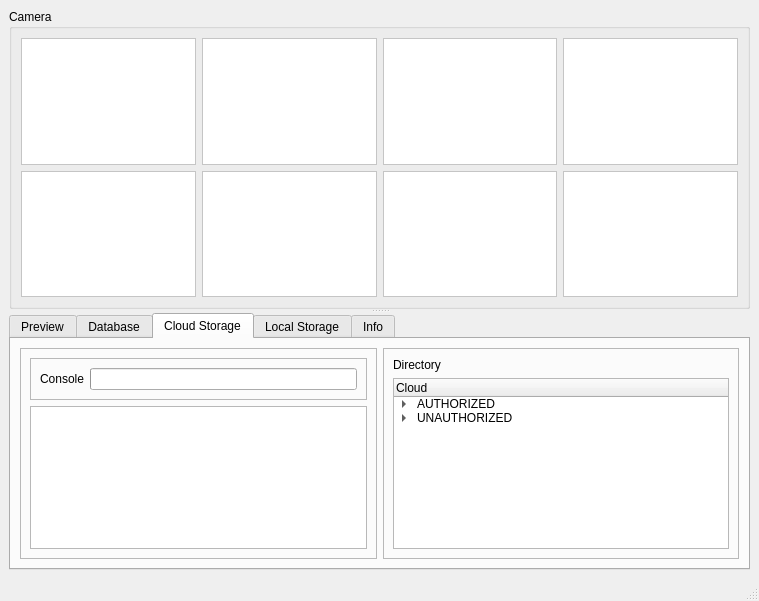
<?xml version="1.0" encoding="UTF-8"?>
<ui version="4.0">
 <class>MainWindow</class>
 <widget class="QMainWindow" name="MainWindow">
  <property name="windowModality">
   <enum>Qt::NonModal</enum>
  </property>
  <property name="geometry">
   <rect>
    <x>0</x>
    <y>0</y>
    <width>759</width>
    <height>601</height>
   </rect>
  </property>
  <property name="windowTitle">
   <string>AL-TECHNOLOGIES</string>
  </property>
  <widget class="QWidget" name="centralwidget">
   <layout class="QGridLayout" name="gridLayout">
    <item row="0" column="0">
     <widget class="QSplitter" name="splitter">
      <property name="orientation">
       <enum>Qt::Vertical</enum>
      </property>
      <widget class="QGroupBox" name="groupBox">
       <property name="sizePolicy">
        <sizepolicy hsizetype="Preferred" vsizetype="Preferred">
         <horstretch>0</horstretch>
         <verstretch>1</verstretch>
        </sizepolicy>
       </property>
       <property name="minimumSize">
        <size>
         <width>0</width>
         <height>300</height>
        </size>
       </property>
       <property name="font">
        <font>
         <family>Segoe UI</family>
         <pointsize>9</pointsize>
        </font>
       </property>
       <property name="autoFillBackground">
        <bool>false</bool>
       </property>
       <property name="title">
        <string>Camera</string>
       </property>
       <property name="flat">
        <bool>false</bool>
       </property>
       <property name="checkable">
        <bool>false</bool>
       </property>
       <layout class="QGridLayout" name="gridLayout_2">
        <item row="0" column="3">
         <widget class="QLabel" name="camWindow4">
          <property name="sizePolicy">
           <sizepolicy hsizetype="Ignored" vsizetype="Ignored">
            <horstretch>0</horstretch>
            <verstretch>0</verstretch>
           </sizepolicy>
          </property>
          <property name="styleSheet">
           <string notr="true">background-color: white;</string>
          </property>
          <property name="frameShape">
           <enum>QFrame::StyledPanel</enum>
          </property>
          <property name="text">
           <string/>
          </property>
          <property name="scaledContents">
           <bool>true</bool>
          </property>
         </widget>
        </item>
        <item row="0" column="2">
         <widget class="QLabel" name="camWindow3">
          <property name="sizePolicy">
           <sizepolicy hsizetype="Ignored" vsizetype="Ignored">
            <horstretch>0</horstretch>
            <verstretch>0</verstretch>
           </sizepolicy>
          </property>
          <property name="styleSheet">
           <string notr="true">background-color: white;</string>
          </property>
          <property name="frameShape">
           <enum>QFrame::StyledPanel</enum>
          </property>
          <property name="text">
           <string/>
          </property>
          <property name="scaledContents">
           <bool>true</bool>
          </property>
         </widget>
        </item>
        <item row="1" column="0">
         <widget class="QLabel" name="camWindow5">
          <property name="sizePolicy">
           <sizepolicy hsizetype="Ignored" vsizetype="Ignored">
            <horstretch>0</horstretch>
            <verstretch>0</verstretch>
           </sizepolicy>
          </property>
          <property name="styleSheet">
           <string notr="true">background-color: white;</string>
          </property>
          <property name="frameShape">
           <enum>QFrame::StyledPanel</enum>
          </property>
          <property name="text">
           <string/>
          </property>
          <property name="scaledContents">
           <bool>true</bool>
          </property>
         </widget>
        </item>
        <item row="0" column="0">
         <widget class="QLabel" name="camWindow1">
          <property name="sizePolicy">
           <sizepolicy hsizetype="Ignored" vsizetype="Ignored">
            <horstretch>0</horstretch>
            <verstretch>0</verstretch>
           </sizepolicy>
          </property>
          <property name="styleSheet">
           <string notr="true">background-color: white;</string>
          </property>
          <property name="frameShape">
           <enum>QFrame::StyledPanel</enum>
          </property>
          <property name="text">
           <string/>
          </property>
          <property name="scaledContents">
           <bool>true</bool>
          </property>
         </widget>
        </item>
        <item row="1" column="1">
         <widget class="QLabel" name="camWindow6">
          <property name="sizePolicy">
           <sizepolicy hsizetype="Ignored" vsizetype="Ignored">
            <horstretch>0</horstretch>
            <verstretch>0</verstretch>
           </sizepolicy>
          </property>
          <property name="styleSheet">
           <string notr="true">background-color: white;</string>
          </property>
          <property name="frameShape">
           <enum>QFrame::StyledPanel</enum>
          </property>
          <property name="text">
           <string/>
          </property>
          <property name="scaledContents">
           <bool>true</bool>
          </property>
         </widget>
        </item>
        <item row="0" column="1">
         <widget class="QLabel" name="camWindow2">
          <property name="sizePolicy">
           <sizepolicy hsizetype="Ignored" vsizetype="Ignored">
            <horstretch>0</horstretch>
            <verstretch>0</verstretch>
           </sizepolicy>
          </property>
          <property name="styleSheet">
           <string notr="true">background-color: white;</string>
          </property>
          <property name="frameShape">
           <enum>QFrame::StyledPanel</enum>
          </property>
          <property name="text">
           <string/>
          </property>
          <property name="scaledContents">
           <bool>true</bool>
          </property>
         </widget>
        </item>
        <item row="1" column="2">
         <widget class="QLabel" name="camWindow7">
          <property name="sizePolicy">
           <sizepolicy hsizetype="Ignored" vsizetype="Ignored">
            <horstretch>0</horstretch>
            <verstretch>0</verstretch>
           </sizepolicy>
          </property>
          <property name="styleSheet">
           <string notr="true">background-color: white;</string>
          </property>
          <property name="frameShape">
           <enum>QFrame::StyledPanel</enum>
          </property>
          <property name="text">
           <string/>
          </property>
          <property name="scaledContents">
           <bool>true</bool>
          </property>
         </widget>
        </item>
        <item row="1" column="3">
         <widget class="QLabel" name="camWindow8">
          <property name="sizePolicy">
           <sizepolicy hsizetype="Ignored" vsizetype="Ignored">
            <horstretch>0</horstretch>
            <verstretch>0</verstretch>
           </sizepolicy>
          </property>
          <property name="palette">
           <palette>
            <active>
             <colorrole role="WindowText">
              <brush brushstyle="SolidPattern">
               <color alpha="255">
                <red>0</red>
                <green>0</green>
                <blue>0</blue>
               </color>
              </brush>
             </colorrole>
             <colorrole role="Button">
              <brush brushstyle="SolidPattern">
               <color alpha="255">
                <red>255</red>
                <green>255</green>
                <blue>255</blue>
               </color>
              </brush>
             </colorrole>
             <colorrole role="Light">
              <brush brushstyle="SolidPattern">
               <color alpha="255">
                <red>255</red>
                <green>255</green>
                <blue>255</blue>
               </color>
              </brush>
             </colorrole>
             <colorrole role="Midlight">
              <brush brushstyle="SolidPattern">
               <color alpha="255">
                <red>255</red>
                <green>255</green>
                <blue>255</blue>
               </color>
              </brush>
             </colorrole>
             <colorrole role="Dark">
              <brush brushstyle="SolidPattern">
               <color alpha="255">
                <red>127</red>
                <green>127</green>
                <blue>127</blue>
               </color>
              </brush>
             </colorrole>
             <colorrole role="Mid">
              <brush brushstyle="SolidPattern">
               <color alpha="255">
                <red>170</red>
                <green>170</green>
                <blue>170</blue>
               </color>
              </brush>
             </colorrole>
             <colorrole role="Text">
              <brush brushstyle="SolidPattern">
               <color alpha="255">
                <red>0</red>
                <green>0</green>
                <blue>0</blue>
               </color>
              </brush>
             </colorrole>
             <colorrole role="BrightText">
              <brush brushstyle="SolidPattern">
               <color alpha="255">
                <red>255</red>
                <green>255</green>
                <blue>255</blue>
               </color>
              </brush>
             </colorrole>
             <colorrole role="ButtonText">
              <brush brushstyle="SolidPattern">
               <color alpha="255">
                <red>0</red>
                <green>0</green>
                <blue>0</blue>
               </color>
              </brush>
             </colorrole>
             <colorrole role="Base">
              <brush brushstyle="SolidPattern">
               <color alpha="255">
                <red>255</red>
                <green>255</green>
                <blue>255</blue>
               </color>
              </brush>
             </colorrole>
             <colorrole role="Window">
              <brush brushstyle="SolidPattern">
               <color alpha="255">
                <red>255</red>
                <green>255</green>
                <blue>255</blue>
               </color>
              </brush>
             </colorrole>
             <colorrole role="Shadow">
              <brush brushstyle="SolidPattern">
               <color alpha="255">
                <red>0</red>
                <green>0</green>
                <blue>0</blue>
               </color>
              </brush>
             </colorrole>
             <colorrole role="AlternateBase">
              <brush brushstyle="SolidPattern">
               <color alpha="255">
                <red>255</red>
                <green>255</green>
                <blue>255</blue>
               </color>
              </brush>
             </colorrole>
             <colorrole role="ToolTipBase">
              <brush brushstyle="SolidPattern">
               <color alpha="255">
                <red>255</red>
                <green>255</green>
                <blue>220</blue>
               </color>
              </brush>
             </colorrole>
             <colorrole role="ToolTipText">
              <brush brushstyle="SolidPattern">
               <color alpha="255">
                <red>0</red>
                <green>0</green>
                <blue>0</blue>
               </color>
              </brush>
             </colorrole>
            </active>
            <inactive>
             <colorrole role="WindowText">
              <brush brushstyle="SolidPattern">
               <color alpha="255">
                <red>0</red>
                <green>0</green>
                <blue>0</blue>
               </color>
              </brush>
             </colorrole>
             <colorrole role="Button">
              <brush brushstyle="SolidPattern">
               <color alpha="255">
                <red>255</red>
                <green>255</green>
                <blue>255</blue>
               </color>
              </brush>
             </colorrole>
             <colorrole role="Light">
              <brush brushstyle="SolidPattern">
               <color alpha="255">
                <red>255</red>
                <green>255</green>
                <blue>255</blue>
               </color>
              </brush>
             </colorrole>
             <colorrole role="Midlight">
              <brush brushstyle="SolidPattern">
               <color alpha="255">
                <red>255</red>
                <green>255</green>
                <blue>255</blue>
               </color>
              </brush>
             </colorrole>
             <colorrole role="Dark">
              <brush brushstyle="SolidPattern">
               <color alpha="255">
                <red>127</red>
                <green>127</green>
                <blue>127</blue>
               </color>
              </brush>
             </colorrole>
             <colorrole role="Mid">
              <brush brushstyle="SolidPattern">
               <color alpha="255">
                <red>170</red>
                <green>170</green>
                <blue>170</blue>
               </color>
              </brush>
             </colorrole>
             <colorrole role="Text">
              <brush brushstyle="SolidPattern">
               <color alpha="255">
                <red>0</red>
                <green>0</green>
                <blue>0</blue>
               </color>
              </brush>
             </colorrole>
             <colorrole role="BrightText">
              <brush brushstyle="SolidPattern">
               <color alpha="255">
                <red>255</red>
                <green>255</green>
                <blue>255</blue>
               </color>
              </brush>
             </colorrole>
             <colorrole role="ButtonText">
              <brush brushstyle="SolidPattern">
               <color alpha="255">
                <red>0</red>
                <green>0</green>
                <blue>0</blue>
               </color>
              </brush>
             </colorrole>
             <colorrole role="Base">
              <brush brushstyle="SolidPattern">
               <color alpha="255">
                <red>255</red>
                <green>255</green>
                <blue>255</blue>
               </color>
              </brush>
             </colorrole>
             <colorrole role="Window">
              <brush brushstyle="SolidPattern">
               <color alpha="255">
                <red>255</red>
                <green>255</green>
                <blue>255</blue>
               </color>
              </brush>
             </colorrole>
             <colorrole role="Shadow">
              <brush brushstyle="SolidPattern">
               <color alpha="255">
                <red>0</red>
                <green>0</green>
                <blue>0</blue>
               </color>
              </brush>
             </colorrole>
             <colorrole role="AlternateBase">
              <brush brushstyle="SolidPattern">
               <color alpha="255">
                <red>255</red>
                <green>255</green>
                <blue>255</blue>
               </color>
              </brush>
             </colorrole>
             <colorrole role="ToolTipBase">
              <brush brushstyle="SolidPattern">
               <color alpha="255">
                <red>255</red>
                <green>255</green>
                <blue>220</blue>
               </color>
              </brush>
             </colorrole>
             <colorrole role="ToolTipText">
              <brush brushstyle="SolidPattern">
               <color alpha="255">
                <red>0</red>
                <green>0</green>
                <blue>0</blue>
               </color>
              </brush>
             </colorrole>
            </inactive>
            <disabled>
             <colorrole role="WindowText">
              <brush brushstyle="SolidPattern">
               <color alpha="255">
                <red>127</red>
                <green>127</green>
                <blue>127</blue>
               </color>
              </brush>
             </colorrole>
             <colorrole role="Button">
              <brush brushstyle="SolidPattern">
               <color alpha="255">
                <red>255</red>
                <green>255</green>
                <blue>255</blue>
               </color>
              </brush>
             </colorrole>
             <colorrole role="Light">
              <brush brushstyle="SolidPattern">
               <color alpha="255">
                <red>255</red>
                <green>255</green>
                <blue>255</blue>
               </color>
              </brush>
             </colorrole>
             <colorrole role="Midlight">
              <brush brushstyle="SolidPattern">
               <color alpha="255">
                <red>255</red>
                <green>255</green>
                <blue>255</blue>
               </color>
              </brush>
             </colorrole>
             <colorrole role="Dark">
              <brush brushstyle="SolidPattern">
               <color alpha="255">
                <red>127</red>
                <green>127</green>
                <blue>127</blue>
               </color>
              </brush>
             </colorrole>
             <colorrole role="Mid">
              <brush brushstyle="SolidPattern">
               <color alpha="255">
                <red>170</red>
                <green>170</green>
                <blue>170</blue>
               </color>
              </brush>
             </colorrole>
             <colorrole role="Text">
              <brush brushstyle="SolidPattern">
               <color alpha="255">
                <red>127</red>
                <green>127</green>
                <blue>127</blue>
               </color>
              </brush>
             </colorrole>
             <colorrole role="BrightText">
              <brush brushstyle="SolidPattern">
               <color alpha="255">
                <red>255</red>
                <green>255</green>
                <blue>255</blue>
               </color>
              </brush>
             </colorrole>
             <colorrole role="ButtonText">
              <brush brushstyle="SolidPattern">
               <color alpha="255">
                <red>127</red>
                <green>127</green>
                <blue>127</blue>
               </color>
              </brush>
             </colorrole>
             <colorrole role="Base">
              <brush brushstyle="SolidPattern">
               <color alpha="255">
                <red>255</red>
                <green>255</green>
                <blue>255</blue>
               </color>
              </brush>
             </colorrole>
             <colorrole role="Window">
              <brush brushstyle="SolidPattern">
               <color alpha="255">
                <red>255</red>
                <green>255</green>
                <blue>255</blue>
               </color>
              </brush>
             </colorrole>
             <colorrole role="Shadow">
              <brush brushstyle="SolidPattern">
               <color alpha="255">
                <red>0</red>
                <green>0</green>
                <blue>0</blue>
               </color>
              </brush>
             </colorrole>
             <colorrole role="AlternateBase">
              <brush brushstyle="SolidPattern">
               <color alpha="255">
                <red>255</red>
                <green>255</green>
                <blue>255</blue>
               </color>
              </brush>
             </colorrole>
             <colorrole role="ToolTipBase">
              <brush brushstyle="SolidPattern">
               <color alpha="255">
                <red>255</red>
                <green>255</green>
                <blue>220</blue>
               </color>
              </brush>
             </colorrole>
             <colorrole role="ToolTipText">
              <brush brushstyle="SolidPattern">
               <color alpha="255">
                <red>0</red>
                <green>0</green>
                <blue>0</blue>
               </color>
              </brush>
             </colorrole>
            </disabled>
           </palette>
          </property>
          <property name="styleSheet">
           <string notr="true">background-color: white;</string>
          </property>
          <property name="frameShape">
           <enum>QFrame::StyledPanel</enum>
          </property>
          <property name="frameShadow">
           <enum>QFrame::Plain</enum>
          </property>
          <property name="text">
           <string/>
          </property>
          <property name="scaledContents">
           <bool>true</bool>
          </property>
         </widget>
        </item>
       </layout>
      </widget>
      <widget class="QTabWidget" name="tabWidget">
       <property name="sizePolicy">
        <sizepolicy hsizetype="Expanding" vsizetype="Expanding">
         <horstretch>0</horstretch>
         <verstretch>0</verstretch>
        </sizepolicy>
       </property>
       <property name="font">
        <font>
         <family>Segoe UI</family>
         <pointsize>9</pointsize>
        </font>
       </property>
       <property name="currentIndex">
        <number>2</number>
       </property>
       <widget class="QWidget" name="tab">
        <attribute name="title">
         <string>Preview</string>
        </attribute>
        <layout class="QHBoxLayout" name="horizontalLayout">
         <item>
          <widget class="QFrame" name="frame">
           <property name="frameShape">
            <enum>QFrame::StyledPanel</enum>
           </property>
           <property name="frameShadow">
            <enum>QFrame::Raised</enum>
           </property>
           <layout class="QGridLayout" name="gridLayout_3">
            <item row="0" column="0">
             <widget class="QLabel" name="label">
              <property name="text">
               <string>Neural Network Information</string>
              </property>
             </widget>
            </item>
            <item row="1" column="0">
             <widget class="QTextEdit" name="txt_log">
              <property name="readOnly">
               <bool>true</bool>
              </property>
             </widget>
            </item>
           </layout>
          </widget>
         </item>
        </layout>
       </widget>
       <widget class="QWidget" name="tab_5">
        <attribute name="title">
         <string>Database</string>
        </attribute>
        <layout class="QGridLayout" name="gridLayout_6">
         <item row="0" column="0">
          <widget class="QGroupBox" name="groupBox_2">
           <property name="title">
            <string>Actions</string>
           </property>
           <layout class="QGridLayout" name="gridLayout_5">
            <item row="1" column="0">
             <widget class="QPushButton" name="btn_EditIdentity">
              <property name="text">
               <string>Edit Existing Identity</string>
              </property>
             </widget>
            </item>
            <item row="2" column="0">
             <widget class="QPushButton" name="btn_TrainIdentity">
              <property name="text">
               <string>Train Neural Network</string>
              </property>
             </widget>
            </item>
            <item row="0" column="0">
             <widget class="QPushButton" name="btn_RegisterIdentity">
              <property name="text">
               <string>Register New Identity</string>
              </property>
             </widget>
            </item>
            <item row="3" column="0">
             <widget class="QPushButton" name="btn_EraseIdentity">
              <property name="text">
               <string>Erase Existing Identity</string>
              </property>
             </widget>
            </item>
            <item row="4" column="0">
             <spacer name="verticalSpacer">
              <property name="orientation">
               <enum>Qt::Vertical</enum>
              </property>
              <property name="sizeHint" stdset="0">
               <size>
                <width>20</width>
                <height>40</height>
               </size>
              </property>
             </spacer>
            </item>
           </layout>
          </widget>
         </item>
         <item row="0" column="1">
          <widget class="QFrame" name="frame_2">
           <property name="frameShape">
            <enum>QFrame::StyledPanel</enum>
           </property>
           <property name="frameShadow">
            <enum>QFrame::Raised</enum>
           </property>
           <layout class="QGridLayout" name="gridLayout_4">
            <item row="2" column="0">
             <widget class="QListView" name="listView"/>
            </item>
            <item row="1" column="0">
             <widget class="QLabel" name="label_2">
              <property name="text">
               <string>Authorized Identities</string>
              </property>
             </widget>
            </item>
           </layout>
          </widget>
         </item>
        </layout>
       </widget>
       <widget class="QWidget" name="tab_3">
        <attribute name="title">
         <string>Cloud Storage</string>
        </attribute>
        <layout class="QGridLayout" name="gridLayout_9">
         <item row="0" column="0">
          <widget class="QFrame" name="frame_4">
           <property name="frameShape">
            <enum>QFrame::StyledPanel</enum>
           </property>
           <property name="frameShadow">
            <enum>QFrame::Raised</enum>
           </property>
           <layout class="QGridLayout" name="gridLayout_8">
            <item row="1" column="0">
             <widget class="QTextEdit" name="textEdit_2">
              <property name="font">
               <font>
                <family>Consolas</family>
                <pointsize>9</pointsize>
               </font>
              </property>
              <property name="readOnly">
               <bool>true</bool>
              </property>
              <property name="html">
               <string>&lt;!DOCTYPE HTML PUBLIC &quot;-//W3C//DTD HTML 4.0//EN&quot; &quot;http://www.w3.org/TR/REC-html40/strict.dtd&quot;&gt;
&lt;html&gt;&lt;head&gt;&lt;meta name=&quot;qrichtext&quot; content=&quot;1&quot; /&gt;&lt;style type=&quot;text/css&quot;&gt;
p, li { white-space: pre-wrap; }
&lt;/style&gt;&lt;/head&gt;&lt;body style=&quot; font-family:'Consolas'; font-size:9pt; font-weight:400; font-style:normal;&quot;&gt;
&lt;p style=&quot;-qt-paragraph-type:empty; margin-top:0px; margin-bottom:0px; margin-left:0px; margin-right:0px; -qt-block-indent:0; text-indent:0px; font-size:12pt;&quot;&gt;&lt;br /&gt;&lt;/p&gt;&lt;/body&gt;&lt;/html&gt;</string>
              </property>
             </widget>
            </item>
            <item row="0" column="0">
             <widget class="QFrame" name="frame_8">
              <property name="frameShape">
               <enum>QFrame::StyledPanel</enum>
              </property>
              <property name="frameShadow">
               <enum>QFrame::Raised</enum>
              </property>
              <layout class="QGridLayout" name="gridLayout_17">
               <item row="0" column="0">
                <widget class="QLabel" name="label_4">
                 <property name="text">
                  <string>Console</string>
                 </property>
                </widget>
               </item>
               <item row="0" column="1">
                <widget class="QProgressBar" name="progressBar">
                 <property name="value">
                  <number>0</number>
                 </property>
                 <property name="textVisible">
                  <bool>false</bool>
                 </property>
                 <property name="invertedAppearance">
                  <bool>false</bool>
                 </property>
                </widget>
               </item>
              </layout>
             </widget>
            </item>
           </layout>
          </widget>
         </item>
         <item row="0" column="1">
          <widget class="QFrame" name="frame_3">
           <property name="frameShape">
            <enum>QFrame::StyledPanel</enum>
           </property>
           <property name="frameShadow">
            <enum>QFrame::Raised</enum>
           </property>
           <layout class="QGridLayout" name="gridLayout_7">
            <item row="2" column="0">
             <widget class="QTreeWidget" name="treeWidget">
              <column>
               <property name="text">
                <string>Cloud</string>
               </property>
              </column>
              <item>
               <property name="text">
                <string>AUTHORIZED</string>
               </property>
               <item>
                <property name="text">
                 <string>June 2018</string>
                </property>
                <item>
                 <property name="text">
                  <string>Image 1</string>
                 </property>
                </item>
                <item>
                 <property name="text">
                  <string>Image 2</string>
                 </property>
                </item>
               </item>
              </item>
              <item>
               <property name="text">
                <string>UNAUTHORIZED</string>
               </property>
               <item>
                <property name="text">
                 <string>June 2018</string>
                </property>
                <item>
                 <property name="text">
                  <string>Image 1</string>
                 </property>
                </item>
                <item>
                 <property name="text">
                  <string>Image 2</string>
                 </property>
                </item>
               </item>
               <item>
                <property name="text">
                 <string>July 2018</string>
                </property>
                <item>
                 <property name="text">
                  <string>Image 1</string>
                 </property>
                </item>
                <item>
                 <property name="text">
                  <string>Image 2</string>
                 </property>
                </item>
               </item>
              </item>
             </widget>
            </item>
            <item row="1" column="0">
             <widget class="QLabel" name="label_3">
              <property name="text">
               <string>Directory</string>
              </property>
             </widget>
            </item>
           </layout>
          </widget>
         </item>
        </layout>
       </widget>
       <widget class="QWidget" name="tab_4">
        <attribute name="title">
         <string>Local Storage</string>
        </attribute>
        <layout class="QGridLayout" name="gridLayout_12">
         <item row="0" column="2">
          <widget class="QFrame" name="frame_5">
           <property name="frameShape">
            <enum>QFrame::StyledPanel</enum>
           </property>
           <property name="frameShadow">
            <enum>QFrame::Raised</enum>
           </property>
           <layout class="QGridLayout" name="gridLayout_10">
            <item row="2" column="0">
             <widget class="QTreeWidget" name="treeWidget_2">
              <column>
               <property name="text">
                <string>Local</string>
               </property>
              </column>
              <item>
               <property name="text">
                <string>AUTHORIZED</string>
               </property>
               <item>
                <property name="text">
                 <string>June 2018</string>
                </property>
                <item>
                 <property name="text">
                  <string>Image 1</string>
                 </property>
                </item>
                <item>
                 <property name="text">
                  <string>Image 2</string>
                 </property>
                </item>
               </item>
              </item>
              <item>
               <property name="text">
                <string>UNAUTHORIZED</string>
               </property>
               <item>
                <property name="text">
                 <string>June 2018</string>
                </property>
                <item>
                 <property name="text">
                  <string>Image 1</string>
                 </property>
                </item>
                <item>
                 <property name="text">
                  <string>Image 2</string>
                 </property>
                </item>
               </item>
               <item>
                <property name="text">
                 <string>July 2018</string>
                </property>
                <item>
                 <property name="text">
                  <string>Image 1</string>
                 </property>
                </item>
                <item>
                 <property name="text">
                  <string>Image 2</string>
                 </property>
                </item>
               </item>
              </item>
             </widget>
            </item>
            <item row="1" column="0">
             <widget class="QLabel" name="label_5">
              <property name="text">
               <string>Directory</string>
              </property>
             </widget>
            </item>
           </layout>
          </widget>
         </item>
         <item row="0" column="1">
          <widget class="QFrame" name="frame_6">
           <property name="frameShape">
            <enum>QFrame::StyledPanel</enum>
           </property>
           <property name="frameShadow">
            <enum>QFrame::Raised</enum>
           </property>
           <layout class="QGridLayout" name="gridLayout_11">
            <item row="1" column="0">
             <widget class="QTextEdit" name="textEdit_3">
              <property name="font">
               <font>
                <family>Consolas</family>
                <pointsize>9</pointsize>
               </font>
              </property>
              <property name="readOnly">
               <bool>true</bool>
              </property>
              <property name="html">
               <string>&lt;!DOCTYPE HTML PUBLIC &quot;-//W3C//DTD HTML 4.0//EN&quot; &quot;http://www.w3.org/TR/REC-html40/strict.dtd&quot;&gt;
&lt;html&gt;&lt;head&gt;&lt;meta name=&quot;qrichtext&quot; content=&quot;1&quot; /&gt;&lt;style type=&quot;text/css&quot;&gt;
p, li { white-space: pre-wrap; }
&lt;/style&gt;&lt;/head&gt;&lt;body style=&quot; font-family:'Consolas'; font-size:9pt; font-weight:400; font-style:normal;&quot;&gt;
&lt;p style=&quot;-qt-paragraph-type:empty; margin-top:0px; margin-bottom:0px; margin-left:0px; margin-right:0px; -qt-block-indent:0; text-indent:0px; font-size:12pt;&quot;&gt;&lt;br /&gt;&lt;/p&gt;&lt;/body&gt;&lt;/html&gt;</string>
              </property>
             </widget>
            </item>
            <item row="2" column="0">
             <widget class="QPushButton" name="pushButton_5">
              <property name="text">
               <string>Update Cloud</string>
              </property>
             </widget>
            </item>
            <item row="0" column="0">
             <widget class="QFrame" name="frame_9">
              <property name="frameShape">
               <enum>QFrame::StyledPanel</enum>
              </property>
              <property name="frameShadow">
               <enum>QFrame::Raised</enum>
              </property>
              <layout class="QGridLayout" name="gridLayout_18">
               <item row="0" column="0">
                <widget class="QLabel" name="label_6">
                 <property name="text">
                  <string>Console</string>
                 </property>
                </widget>
               </item>
               <item row="0" column="1">
                <widget class="QProgressBar" name="progressBar_2">
                 <property name="value">
                  <number>0</number>
                 </property>
                 <property name="textVisible">
                  <bool>false</bool>
                 </property>
                </widget>
               </item>
              </layout>
             </widget>
            </item>
           </layout>
          </widget>
         </item>
        </layout>
       </widget>
       <widget class="QWidget" name="tab_2">
        <attribute name="title">
         <string>Info</string>
        </attribute>
        <layout class="QGridLayout" name="gridLayout_16">
         <item row="0" column="0">
          <widget class="QGroupBox" name="groupBox_3">
           <property name="title">
            <string>Statistics</string>
           </property>
           <layout class="QGridLayout" name="gridLayout_14">
            <item row="0" column="0">
             <widget class="QFrame" name="frame_7">
              <property name="font">
               <font>
                <family>Segoe UI</family>
                <pointsize>9</pointsize>
               </font>
              </property>
              <property name="frameShape">
               <enum>QFrame::StyledPanel</enum>
              </property>
              <property name="frameShadow">
               <enum>QFrame::Raised</enum>
              </property>
              <layout class="QGridLayout" name="gridLayout_13">
               <item row="2" column="1">
                <widget class="QLabel" name="label_14">
                 <property name="text">
                  <string>4 Camera Active</string>
                 </property>
                </widget>
               </item>
               <item row="0" column="0">
                <widget class="QLabel" name="label_8">
                 <property name="text">
                  <string>Runtime:</string>
                 </property>
                </widget>
               </item>
               <item row="0" column="1">
                <widget class="QLabel" name="label_7">
                 <property name="text">
                  <string>5 hrs 50 mins 10 sec</string>
                 </property>
                </widget>
               </item>
               <item row="1" column="1">
                <widget class="QLabel" name="label_13">
                 <property name="text">
                  <string>6 Authorized Identities</string>
                 </property>
                </widget>
               </item>
               <item row="1" column="0">
                <widget class="QLabel" name="label_11">
                 <property name="text">
                  <string>Total Number of Identities:</string>
                 </property>
                </widget>
               </item>
               <item row="2" column="0">
                <widget class="QLabel" name="label_9">
                 <property name="text">
                  <string>Number of Active Camera:</string>
                 </property>
                </widget>
               </item>
               <item row="4" column="0">
                <widget class="QLabel" name="label_12">
                 <property name="text">
                  <string>Internet Connection:</string>
                 </property>
                </widget>
               </item>
               <item row="3" column="0">
                <widget class="QLabel" name="label_10">
                 <property name="text">
                  <string>Unauthorized Identity Count:</string>
                 </property>
                </widget>
               </item>
               <item row="3" column="1">
                <widget class="QLabel" name="label_15">
                 <property name="text">
                  <string>126 Frames</string>
                 </property>
                </widget>
               </item>
               <item row="4" column="1">
                <widget class="QLabel" name="label_16">
                 <property name="text">
                  <string>Connected</string>
                 </property>
                </widget>
               </item>
               <item row="5" column="0">
                <spacer name="verticalSpacer_2">
                 <property name="orientation">
                  <enum>Qt::Vertical</enum>
                 </property>
                 <property name="sizeHint" stdset="0">
                  <size>
                   <width>20</width>
                   <height>40</height>
                  </size>
                 </property>
                </spacer>
               </item>
              </layout>
             </widget>
            </item>
           </layout>
          </widget>
         </item>
         <item row="0" column="1">
          <widget class="QGroupBox" name="groupBox_4">
           <property name="title">
            <string>Logs</string>
           </property>
           <layout class="QGridLayout" name="gridLayout_15">
            <item row="0" column="0">
             <widget class="QTextEdit" name="textEdit_4">
              <property name="font">
               <font>
                <family>Segoe UI</family>
                <pointsize>9</pointsize>
               </font>
              </property>
              <property name="readOnly">
               <bool>true</bool>
              </property>
              <property name="html">
               <string>&lt;!DOCTYPE HTML PUBLIC &quot;-//W3C//DTD HTML 4.0//EN&quot; &quot;http://www.w3.org/TR/REC-html40/strict.dtd&quot;&gt;
&lt;html&gt;&lt;head&gt;&lt;meta name=&quot;qrichtext&quot; content=&quot;1&quot; /&gt;&lt;style type=&quot;text/css&quot;&gt;
p, li { white-space: pre-wrap; }
&lt;/style&gt;&lt;/head&gt;&lt;body style=&quot; font-family:'Segoe UI'; font-size:9pt; font-weight:400; font-style:normal;&quot;&gt;
&lt;p style=&quot;-qt-paragraph-type:empty; margin-top:0px; margin-bottom:0px; margin-left:0px; margin-right:0px; -qt-block-indent:0; text-indent:0px;&quot;&gt;&lt;br /&gt;&lt;/p&gt;&lt;/body&gt;&lt;/html&gt;</string>
              </property>
             </widget>
            </item>
           </layout>
          </widget>
         </item>
        </layout>
       </widget>
      </widget>
     </widget>
    </item>
   </layout>
  </widget>
  <widget class="QMenuBar" name="menubar">
   <property name="geometry">
    <rect>
     <x>0</x>
     <y>0</y>
     <width>759</width>
     <height>21</height>
    </rect>
   </property>
  </widget>
  <widget class="QStatusBar" name="statusbar"/>
 </widget>
 <resources/>
 <connections/>
</ui>
